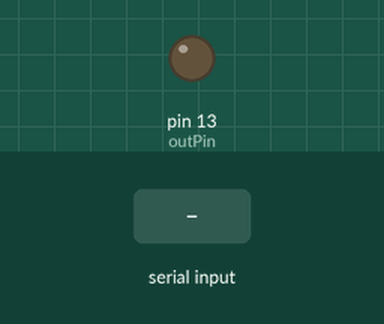
A sketch run on a simulated Arduino Uno, built with avr-gcc and run on an emulated ATmega328P. Parts: output pins drawn as LEDs (lit = HIGH). The test bench sets the inputs (shaded band).

Above: at 1.2 s.
1.3 s: "1" received over Serial
At 1.41 s:
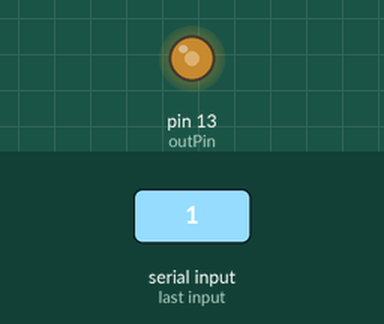
4.3 s: "0" received over Serial
At 4.9 s:
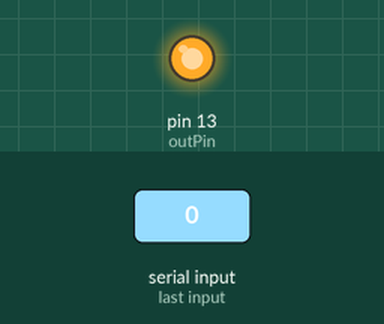
Timing chart, 0 to 7.3 s (numbered marks = the images above; inputs shaded):
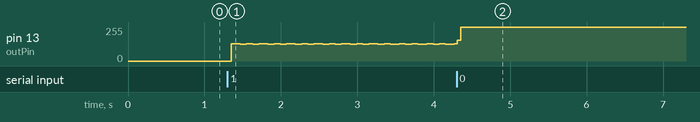

The sketch:

sketch.ino
```cpp
const int outPin =  13;
long previousMicros = 0;

unsigned long interval = 4545/2;

void setup() {
    pinMode(outPin, OUTPUT);
    Serial.begin(9600);
}

int amp = 0;
unsigned long currentMicros;
boolean on = false;

void loop()
{
    if (Serial.available()) {

        Serial.read();

        if (on) {
            on = false;
        } else if (!on) {
            on = true;
        }
    }

    currentMicros = micros();

    if ((currentMicros - previousMicros > interval) && on) {
        previousMicros = currentMicros;

        if (amp == HIGH) {
            amp = LOW;
        } else if (amp == LOW) {
            amp = HIGH;
        }

        digitalWrite(outPin, amp);
    }
}
```
